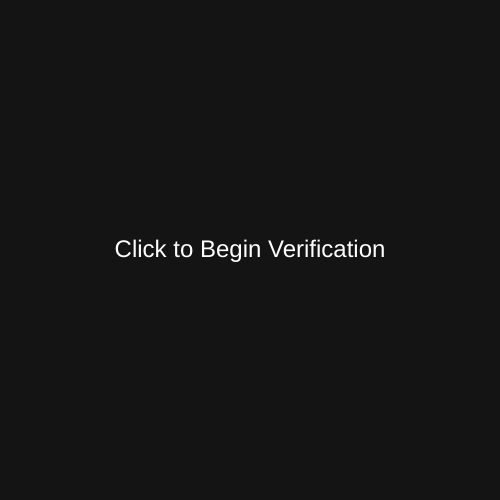
Frame 1 (no input)
Frame 60 (no input): identical to frame 1, image omitted
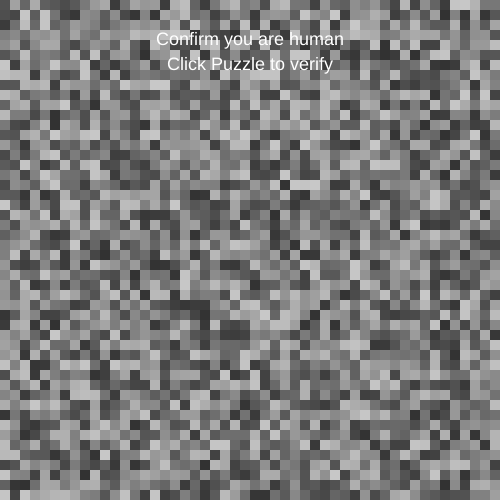
Frame 120 (the mouse pressed at the canvas centre since frame 60)

The p5.js sketch that drew these frames (run headless with seeded random() and noise() and a simulated clock; from frame 60 on, the mouse is pressed at the canvas centre):

// p5.js sketch
// ── sketch.js
let stage;
let started = false;

let idleTimer = 0;
let idleLimit = 180;

let errorState = false;
let errorTimer = 0;
let errorDuration = 120;

let img;
let pixelSize = 10;

let maxStage = 4;

function setup() {
  createCanvas(500, 500);
  textAlign(CENTER, CENTER);


  stage = floor(random(0,3));

  generatePixelBackground();
}

function draw() {

  if (!started) {
    background(20);
    fill(255);
    textSize(24);
    text("Click to Begin Verification", width/2, height/2);
    return;
  }


  if (stage === 0) {
    background(40,200,80);
    fill(255);
    textSize(32);
    text("ACCESS GRANTED", width/2, height/2);
    return;
  }


  if (errorState) {
    background(30);
    fill(255,80,80);
    textSize(28);
    text("Verification Failed", width/2, height/2);

    errorTimer++;

    if (errorTimer > errorDuration) {
      errorState = false;
      errorTimer = 0;
      generatePixelBackground();
    }

    return;
  }


  image(img,0,0);

  fill(255);
  textSize(18);
  text("Confirm you are human", width/2,40);
  text("Click Puzzle to verify", width/2,65);


  if (movedRecently()) {
    idleTimer = 0;
  } else {
    idleTimer++;
  }

  if (idleTimer > idleLimit) {
    stage = min(stage + 1, maxStage);
    idleTimer = 0;
    generatePixelBackground();
  }

}

function mousePressed(){

  if (!started){
    started = true;
    return;
  }

  if (stage === 0 || errorState) return;

  idleTimer = 0;

  attemptVerification();
}

function attemptVerification(){

  let failureChance;

  if (stage === 1) failureChance = 0.15;
  else if (stage === 2) failureChance = 0.30;
  else if (stage === 3) failureChance = 0.50;
  else failureChance = 0.70;

  if (random() < failureChance){
    triggerFailure();
    return;
  }

  stage = max(stage - 1,0);

}

function triggerFailure(){

  stage = min(stage + 1, maxStage);

  errorState = true;
}

function movedRecently(){
  return movedX !== 0 || movedY !== 0;
}

function generatePixelBackground(){

  img = createGraphics(width,height);

  for (let y = 0; y < height; y += pixelSize){
    for (let x = 0; x < width; x += pixelSize){

      let brightness = random(50,200);

      img.noStroke();
      img.fill(brightness);
      img.rect(x,y,pixelSize,pixelSize);

    }
  }

}
// ── microIdeas.html
<!DOCTYPE html>
<html lang="en">
<head>
    <meta charset="UTF-8">
    <meta name="viewport" content="width=device-width, initial-scale=1.0">
    <title>Micro Project</title>

</head>
<body>
      <script src="https://cdn.jsdelivr.net/npm/p5@1.9.0/lib/p5.js"></script>
    <script src="sketch.js"></script>
   <h1>Micro Project Ideas</h1>

<section>
  <h2>Premium Required</h2>

  <p><strong>Issue / behavior / system:</strong><br>
  Digital paywalls and systems that gate basic functionality behind payment.</p>

  <p><strong>Interaction rule:</strong><br>
  The user can begin interacting freely at first, but once they reach a threshold of use, access becomes restricted. Actions that previously worked now trigger a “premium required” state. The restriction appears arbitrary rather than clearly rule-based.</p>

  <p><strong>Input:</strong><br>
  Repeated clicks and scrolling attempts.</p>

  <p><strong>What changes over time:</strong><br>
  Allowed actions decrease; locked elements increase; access shrinks.</p>

  <p><strong>Where friction appears:</strong><br>
  Limited scrolling, blocked actions, and partial visibility of content.</p>

  <p><strong>Intended feeling:</strong><br>
  Exclusion and frustration.</p>
</section>

<section>
  <h2>Verify You’re Human</h2>

  <p><strong>Issue / behavior / system:</strong><br>
  Automated systems that force people to repeatedly prove authentication to access digital space.</p>

  <p><strong>Interaction rule:</strong><br>
  The user must complete a verification task before proceeding. Each time they succeed, a new verification appears. The criteria subtly change or become more ambiguous over time, even though the task appears similar.</p>

  <p><strong>Input:</strong><br>
  Clicking, selecting, or completing small challenges.</p>

  <p><strong>What changes over time:</strong><br>
  The number of verifications increases; instructions become less clear; tolerance for correctness shrinks.</p>

  <p><strong>Where friction appears:</strong><br>
  Repetition, unclear rules, near-success followed by failure, and invisible evaluation.</p>

  <p><strong>Intended feeling:</strong><br>
  Suspicion and humiliation.</p>
</section>

<section>
  <h2>Are You Still There?</h2>

  <p><strong>Issue / behavior / system:</strong><br>
  Attention-tracking systems that monitor inactivity and assume disengagement.</p>

  <p><strong>Interaction rule:</strong><br>
  The system constantly monitors user activity. If there is even a brief pause, it triggers a warning asking if the user is still present. Over time, the allowed inactivity window shrinks, requiring constant interaction.</p>

  <p><strong>Input:</strong><br>
  Mouse movement or key presses.</p>

  <p><strong>What changes over time:</strong><br>
  Tolerance for stillness decreases; warnings appear faster; timeouts become more aggressive.</p>

  <p><strong>Where friction appears:</strong><br>
  Punishment for stillness, forced micro-movements, constant monitoring.</p>

  <p><strong>Intended feeling:</strong><br>
  Anxiety and surveillance.</p>
</section>

<hr>

<section>
  <h2>Micro-Project — Progress #1</h2>
  <h3>Verify You’re Human</h3>

  <h4>1. Concept Summary</h4>
  <p>
    This interaction simulates a system that forces certain users to complete a human verification process before accessing content.
    The user clicks to attempt verification, but the outcome is not fully determined by their action.
    A hidden system variable assigns different levels of scrutiny.
    Over time, repeated attempts increase suspicion, making it harder to exit the verification state.
  </p>

  <h4>2. Primary Variable</h4>
  <p><strong>let stage = 0;</strong></p>

  <p>
    This variable represents how many verification steps remain before access is granted.
    It changes based on system judgment, increasing with failure or inactivity and decreasing with successful attempts.
    It controls whether the user remains in verification or reaches the final access state.
  </p>

  <h4>3. Base Build</h4>
  <p>
    The first version includes one variable (<strong>stage</strong>), one input (mouse click), and two visible states.
  </p>

  <p><strong>State 1: Access Granted</strong><br>
  The screen displays “Access Granted.” No verification is required.</p>

  <p><strong>State 2: Verification Required</strong><br>
  The screen displays a verification prompt. Clicking attempts verification, but success is not guaranteed.</p>

  <h4>4. Structural Growth</h4>
  <p>
    Over time, the system evolves by adding escalation and instability.
    A stage variable tracks verification difficulty and increases scrutiny.
    Time-based behavior introduces suspicion for inactivity.
    Tolerance for correctness shrinks, and probabilistic failure introduces inconsistency.
    The system becomes less predictable and more restrictive.
  </p>
</section>

<section>
  <h3>Micro Project — Progress #2</h3>
  <p>
    The system introduces a randomized starting stage that determines whether the user must complete verification or is granted immediate access.
    A grid-based verification appears, requiring users to select correct squares.
    Successful attempts reduce the stage until access is granted.
  </p>
  <p>
    The stage variable controls difficulty by changing grid size and verification steps.
    User interaction directly affects progression through the system.
  </p>
</section>

<section>
  <h3>Micro Project — Progress #3</h3>
  <p><strong>Added:</strong></p>
  <ul>
    <li>Idle suspicion</li>
    <li>Probabilistic failure</li>
    <li>Shrinking tolerance</li>
  </ul>

  <p><strong>Reflection:</strong><br>
    The system shifted away from user skill and toward algorithmic judgment, making outcomes feel unpredictable and harder to trust.
  </p>
</section>

<section>
  <h3>Micro Project — Progress #4</h3>

  <p><strong>Current Version:</strong></p>

  <p>
    The grid system has been removed, leaving only a pixelated background.
    Verification attempts are now opaque, with no visible criteria for success.
    The user can only click and wait for a response, reinforcing uncertainty and lack of control.
    The stage variable still controls difficulty and access, while the system maintains restriction and escalation.
  </p>

  <p>
    Across versions, the system moved from a solvable task to an unclear and impossible process, shifting the focus from user ability to system control.
  </p>
</section>

</body>
</html>

</html>
